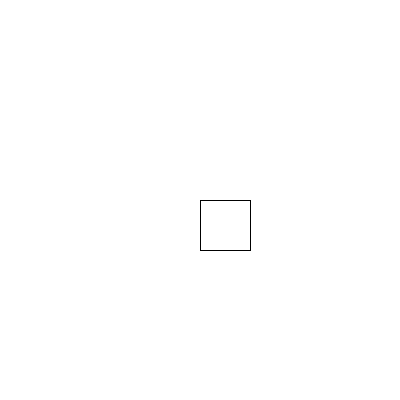
Frame 1 (no input)
Frame 60 (the mouse pressed at the canvas centre just before this capture): identical to frame 1, image omitted
Frame 120 (the mouse held since frame 60 and released just before this capture): identical to frame 1, image omitted

The Processing sketch that drew this single still picture (run headless with seeded random() and noise(); from frame 60 on, the mouse is pressed at the canvas centre):

// Processing sketch: opdracht_12_1
// ── opdracht_12_1.pde
class Square {
float x;
float y;
float positie;

Square(float startX, float startY, float startPositie) {
x = startX;
y = startY;
positie = startPositie;
}

void display() {
rect(x, y, positie, positie);
}
}
Square mijnSquare;

void setup() {
size(400, 400);
mijnSquare = new Square(200, 200, 50);
}

void draw() {
background(255);
mijnSquare.display();
}
